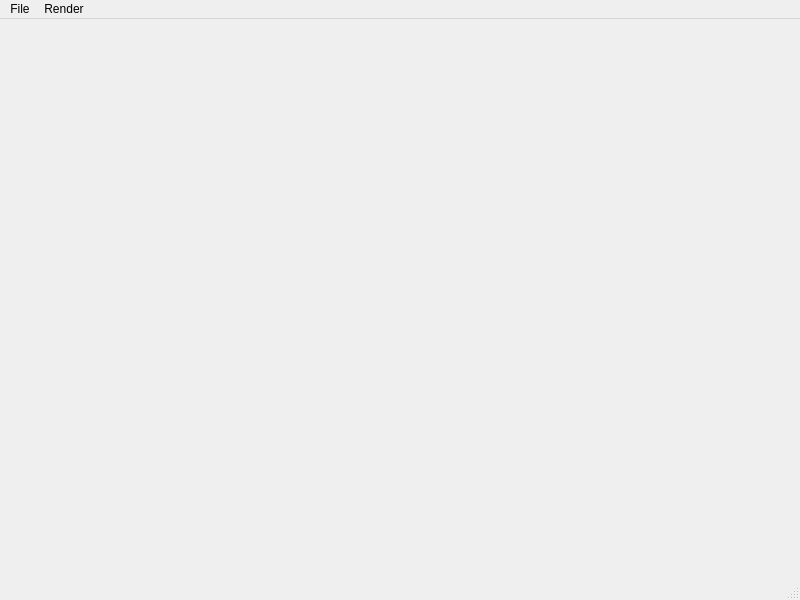
<?xml version="1.0" encoding="UTF-8"?>
<ui version="4.0">
 <class>MainWindow</class>
 <widget class="QMainWindow" name="MainWindow">
  <property name="geometry">
   <rect>
    <x>0</x>
    <y>0</y>
    <width>800</width>
    <height>600</height>
   </rect>
  </property>
  <property name="windowTitle">
   <string>QtRays</string>
  </property>
  <widget class="QWidget" name="centralwidget">
   <widget class="QWidget" name="verticalLayoutWidget">
    <property name="geometry">
     <rect>
      <x>9</x>
      <y>9</y>
      <width>781</width>
      <height>541</height>
     </rect>
    </property>
    <layout class="QVBoxLayout" name="imagelayout"/>
   </widget>
  </widget>
  <widget class="QMenuBar" name="menubar">
   <property name="geometry">
    <rect>
     <x>0</x>
     <y>0</y>
     <width>800</width>
     <height>22</height>
    </rect>
   </property>
   <widget class="QMenu" name="menuFile">
    <property name="title">
     <string>File</string>
    </property>
    <addaction name="actionSave"/>
   </widget>
   <widget class="QMenu" name="menuRender">
    <property name="title">
     <string>Render</string>
    </property>
    <addaction name="actionStart"/>
    <addaction name="actionPause"/>
    <addaction name="actionStop"/>
   </widget>
   <addaction name="menuFile"/>
   <addaction name="menuRender"/>
  </widget>
  <widget class="QStatusBar" name="statusbar"/>
  <action name="actionSave">
   <property name="enabled">
    <bool>false</bool>
   </property>
   <property name="text">
    <string>Save As...</string>
   </property>
  </action>
  <action name="actionStart">
   <property name="enabled">
    <bool>true</bool>
   </property>
   <property name="text">
    <string>Start</string>
   </property>
  </action>
  <action name="actionPause">
   <property name="enabled">
    <bool>false</bool>
   </property>
   <property name="text">
    <string>Pause</string>
   </property>
  </action>
  <action name="actionStop">
   <property name="enabled">
    <bool>false</bool>
   </property>
   <property name="text">
    <string>Stop</string>
   </property>
  </action>
 </widget>
 <resources/>
 <connections/>
</ui>
